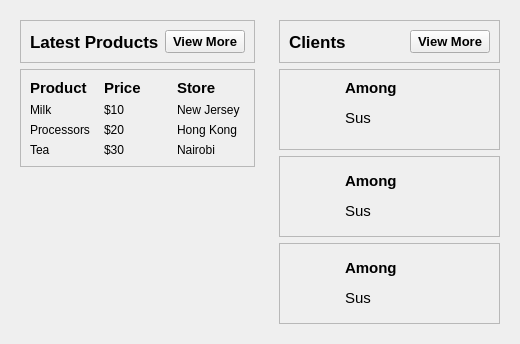
        <widget class="QWidget" name="mainFrame" native="true">
         <property name="sizePolicy">
          <sizepolicy hsizetype="Preferred" vsizetype="Expanding">
           <horstretch>0</horstretch>
           <verstretch>0</verstretch>
          </sizepolicy>
         </property>
         <layout class="QHBoxLayout" name="horizontalLayout_12">
          <item>
           <widget class="QWidget" name="widget_4" native="true">
            <layout class="QVBoxLayout" name="verticalLayout_6">
             <item alignment="Qt::AlignTop">
              <widget class="QFrame" name="frame_5">
               <property name="frameShape">
                <enum>QFrame::StyledPanel</enum>
               </property>
               <property name="frameShadow">
                <enum>QFrame::Raised</enum>
               </property>
               <layout class="QHBoxLayout" name="horizontalLayout_13">
                <item alignment="Qt::AlignLeft">
                 <widget class="QLabel" name="label_14">
                  <property name="font">
                   <font>
                    <pointsize>13</pointsize>
                    <weight>75</weight>
                    <bold>true</bold>
                   </font>
                  </property>
                  <property name="text">
                   <string>Latest Products</string>
                  </property>
                 </widget>
                </item>
                <item alignment="Qt::AlignRight">
                 <widget class="QPushButton" name="pushButton">
                  <property name="font">
                   <font>
                    <pointsize>10</pointsize>
                    <weight>75</weight>
                    <bold>true</bold>
                   </font>
                  </property>
                  <property name="text">
                   <string>View More</string>
                  </property>
                  <property name="icon">
                   <iconset resource="resources.qrc">
                    <normaloff>:/whiteIcons/assets/icons/white/arrow-right.svg</normaloff>:/whiteIcons/assets/icons/white/arrow-right.svg</iconset>
                  </property>
                  <property name="iconSize">
                   <size>
                    <width>24</width>
                    <height>24</height>
                   </size>
                  </property>
                 </widget>
                </item>
               </layout>
              </widget>
             </item>
             <item alignment="Qt::AlignTop">
              <widget class="QFrame" name="frame_6">
               <property name="sizePolicy">
                <sizepolicy hsizetype="Preferred" vsizetype="Expanding">
                 <horstretch>0</horstretch>
                 <verstretch>0</verstretch>
                </sizepolicy>
               </property>
               <property name="frameShape">
                <enum>QFrame::StyledPanel</enum>
               </property>
               <property name="frameShadow">
                <enum>QFrame::Raised</enum>
               </property>
               <layout class="QGridLayout" name="gridLayout">
                <item row="3" column="1">
                 <widget class="QLabel" name="label_25">
                  <property name="text">
                   <string>$30</string>
                  </property>
                 </widget>
                </item>
                <item row="1" column="2">
                 <widget class="QLabel" name="label_20">
                  <property name="text">
                   <string>New Jersey</string>
                  </property>
                 </widget>
                </item>
                <item row="2" column="1">
                 <widget class="QLabel" name="label_22">
                  <property name="text">
                   <string>$20</string>
                  </property>
                 </widget>
                </item>
                <item row="1" column="1">
                 <widget class="QLabel" name="label_19">
                  <property name="text">
                   <string>$10</string>
                  </property>
                 </widget>
                </item>
                <item row="2" column="0">
                 <widget class="QLabel" name="label_21">
                  <property name="text">
                   <string>Processors</string>
                  </property>
                 </widget>
                </item>
                <item row="3" column="2">
                 <widget class="QLabel" name="label_26">
                  <property name="text">
                   <string>Nairobi</string>
                  </property>
                 </widget>
                </item>
                <item row="3" column="0">
                 <widget class="QLabel" name="label_24">
                  <property name="text">
                   <string>Tea</string>
                  </property>
                 </widget>
                </item>
                <item row="0" column="1">
                 <widget class="QLabel" name="label_16">
                  <property name="font">
                   <font>
                    <pointsize>11</pointsize>
                    <weight>75</weight>
                    <bold>true</bold>
                   </font>
                  </property>
                  <property name="text">
                   <string>Price</string>
                  </property>
                 </widget>
                </item>
                <item row="2" column="2">
                 <widget class="QLabel" name="label_23">
                  <property name="text">
                   <string>Hong Kong</string>
                  </property>
                 </widget>
                </item>
                <item row="0" column="0">
                 <widget class="QLabel" name="label_15">
                  <property name="font">
                   <font>
                    <pointsize>11</pointsize>
                    <weight>75</weight>
                    <bold>true</bold>
                   </font>
                  </property>
                  <property name="text">
                   <string>Product</string>
                  </property>
                 </widget>
                </item>
                <item row="1" column="0">
                 <widget class="QLabel" name="label_18">
                  <property name="text">
                   <string>Milk</string>
                  </property>
                 </widget>
                </item>
                <item row="0" column="2">
                 <widget class="QLabel" name="label_17">
                  <property name="font">
                   <font>
                    <pointsize>11</pointsize>
                    <weight>75</weight>
                    <bold>true</bold>
                   </font>
                  </property>
                  <property name="text">
                   <string>Store</string>
                  </property>
                 </widget>
                </item>
               </layout>
              </widget>
             </item>
             <item>
              <spacer name="verticalSpacer">
               <property name="orientation">
                <enum>Qt::Vertical</enum>
               </property>
               <property name="sizeHint" stdset="0">
                <size>
                 <width>20</width>
                 <height>40</height>
                </size>
               </property>
              </spacer>
             </item>
            </layout>
           </widget>
          </item>
          <item alignment="Qt::AlignLeft">
           <widget class="QWidget" name="widget_5" native="true">
            <layout class="QVBoxLayout" name="verticalLayout_7">
             <item>
              <widget class="QFrame" name="frame_7">
               <property name="frameShape">
                <enum>QFrame::StyledPanel</enum>
               </property>
               <property name="frameShadow">
                <enum>QFrame::Raised</enum>
               </property>
               <layout class="QHBoxLayout" name="horizontalLayout_14">
                <item alignment="Qt::AlignLeft">
                 <widget class="QLabel" name="label_27">
                  <property name="font">
                   <font>
                    <pointsize>13</pointsize>
                    <weight>75</weight>
                    <bold>true</bold>
                   </font>
                  </property>
                  <property name="text">
                   <string>Clients</string>
                  </property>
                 </widget>
                </item>
                <item alignment="Qt::AlignRight">
                 <widget class="QPushButton" name="pushButton_2">
                  <property name="font">
                   <font>
                    <pointsize>10</pointsize>
                    <weight>75</weight>
                    <bold>true</bold>
                   </font>
                  </property>
                  <property name="text">
                   <string>View More</string>
                  </property>
                  <property name="icon">
                   <iconset resource="resources.qrc">
                    <normaloff>:/whiteIcons/assets/icons/white/arrow-right.svg</normaloff>:/whiteIcons/assets/icons/white/arrow-right.svg</iconset>
                  </property>
                  <property name="iconSize">
                   <size>
                    <width>24</width>
                    <height>24</height>
                   </size>
                  </property>
                 </widget>
                </item>
               </layout>
              </widget>
             </item>
             <item>
              <widget class="QFrame" name="frame_9">
               <property name="frameShape">
                <enum>QFrame::StyledPanel</enum>
               </property>
               <property name="frameShadow">
                <enum>QFrame::Raised</enum>
               </property>
               <layout class="QHBoxLayout" name="horizontalLayout_16">
                <item>
                 <widget class="QLabel" name="label_33">
                  <property name="minimumSize">
                   <size>
                    <width>50</width>
                    <height>61</height>
                   </size>
                  </property>
                  <property name="maximumSize">
                   <size>
                    <width>50</width>
                    <height>61</height>
                   </size>
                  </property>
                  <property name="text">
                   <string/>
                  </property>
                  <property name="pixmap">
                   <pixmap resource="resources.qrc">:/images/assets/images/red-among-us-png.png</pixmap>
                  </property>
                  <property name="scaledContents">
                   <bool>true</bool>
                  </property>
                 </widget>
                </item>
                <item alignment="Qt::AlignTop">
                 <widget class="QLabel" name="label_34">
                  <property name="text">
                   <string>&lt;html&gt;&lt;head/&gt;&lt;body&gt;&lt;p&gt;&lt;span style=&quot; font-size:11pt; font-weight:600;&quot;&gt;Among&lt;/span&gt;&lt;/p&gt;&lt;p&gt;&lt;span style=&quot; font-size:11pt;&quot;&gt;Sus&lt;/span&gt;&lt;/p&gt;&lt;/body&gt;&lt;/html&gt;</string>
                  </property>
                 </widget>
                </item>
                <item>
                 <widget class="QLabel" name="label_35">
                  <property name="minimumSize">
                   <size>
                    <width>25</width>
                    <height>25</height>
                   </size>
                  </property>
                  <property name="maximumSize">
                   <size>
                    <width>25</width>
                    <height>25</height>
                   </size>
                  </property>
                  <property name="text">
                   <string/>
                  </property>
                  <property name="pixmap">
                   <pixmap resource="resources.qrc">:/blueIcons/assets/icons/blue/facebook.svg</pixmap>
                  </property>
                  <property name="scaledContents">
                   <bool>true</bool>
                  </property>
                 </widget>
                </item>
                <item>
                 <widget class="QLabel" name="label_36">
                  <property name="minimumSize">
                   <size>
                    <width>25</width>
                    <height>25</height>
                   </size>
                  </property>
                  <property name="maximumSize">
                   <size>
                    <width>25</width>
                    <height>25</height>
                   </size>
                  </property>
                  <property name="text">
                   <string/>
                  </property>
                  <property name="pixmap">
                   <pixmap resource="resources.qrc">:/blueIcons/assets/icons/blue/message-circle.svg</pixmap>
                  </property>
                  <property name="scaledContents">
                   <bool>true</bool>
                  </property>
                 </widget>
                </item>
                <item>
                 <widget class="QLabel" name="label_37">
                  <property name="minimumSize">
                   <size>
                    <width>25</width>
                    <height>25</height>
                   </size>
                  </property>
                  <property name="maximumSize">
                   <size>
                    <width>25</width>
                    <height>25</height>
                   </size>
                  </property>
                  <property name="text">
                   <string/>
                  </property>
                  <property name="pixmap">
                   <pixmap resource="resources.qrc">:/blueIcons/assets/icons/blue/phone-call.svg</pixmap>
                  </property>
                  <property name="scaledContents">
                   <bool>true</bool>
                  </property>
                 </widget>
                </item>
               </layout>
              </widget>
             </item>
             <item alignment="Qt::AlignTop">
              <widget class="QFrame" name="frame_10">
               <property name="frameShape">
                <enum>QFrame::StyledPanel</enum>
               </property>
               <property name="frameShadow">
                <enum>QFrame::Raised</enum>
               </property>
               <layout class="QHBoxLayout" name="horizontalLayout_17">
                <item>
                 <widget class="QLabel" name="label_38">
                  <property name="minimumSize">
                   <size>
                    <width>50</width>
                    <height>61</height>
                   </size>
                  </property>
                  <property name="maximumSize">
                   <size>
                    <width>50</width>
                    <height>61</height>
                   </size>
                  </property>
                  <property name="text">
                   <string/>
                  </property>
                  <property name="pixmap">
                   <pixmap resource="resources.qrc">:/images/assets/images/red-among-us-png.png</pixmap>
                  </property>
                  <property name="scaledContents">
                   <bool>true</bool>
                  </property>
                 </widget>
                </item>
                <item>
                 <widget class="QLabel" name="label_39">
                  <property name="text">
                   <string>&lt;html&gt;&lt;head/&gt;&lt;body&gt;&lt;p&gt;&lt;span style=&quot; font-size:11pt; font-weight:600;&quot;&gt;Among&lt;/span&gt;&lt;/p&gt;&lt;p&gt;&lt;span style=&quot; font-size:11pt;&quot;&gt;Sus&lt;/span&gt;&lt;/p&gt;&lt;/body&gt;&lt;/html&gt;</string>
                  </property>
                 </widget>
                </item>
                <item>
                 <widget class="QLabel" name="label_40">
                  <property name="minimumSize">
                   <size>
                    <width>25</width>
                    <height>25</height>
                   </size>
                  </property>
                  <property name="maximumSize">
                   <size>
                    <width>25</width>
                    <height>25</height>
                   </size>
                  </property>
                  <property name="text">
                   <string/>
                  </property>
                  <property name="pixmap">
                   <pixmap resource="resources.qrc">:/blueIcons/assets/icons/blue/facebook.svg</pixmap>
                  </property>
                  <property name="scaledContents">
                   <bool>true</bool>
                  </property>
                 </widget>
                </item>
                <item>
                 <widget class="QLabel" name="label_41">
                  <property name="minimumSize">
                   <size>
                    <width>25</width>
                    <height>25</height>
                   </size>
                  </property>
                  <property name="maximumSize">
                   <size>
                    <width>25</width>
                    <height>25</height>
                   </size>
                  </property>
                  <property name="text">
                   <string/>
                  </property>
                  <property name="pixmap">
                   <pixmap resource="resources.qrc">:/blueIcons/assets/icons/blue/message-circle.svg</pixmap>
                  </property>
                  <property name="scaledContents">
                   <bool>true</bool>
                  </property>
                 </widget>
                </item>
                <item>
                 <widget class="QLabel" name="label_42">
                  <property name="minimumSize">
                   <size>
                    <width>25</width>
                    <height>25</height>
                   </size>
                  </property>
                  <property name="maximumSize">
                   <size>
                    <width>25</width>
                    <height>25</height>
                   </size>
                  </property>
                  <property name="text">
                   <string/>
                  </property>
                  <property name="pixmap">
                   <pixmap resource="resources.qrc">:/blueIcons/assets/icons/blue/phone-call.svg</pixmap>
                  </property>
                  <property name="scaledContents">
                   <bool>true</bool>
                  </property>
                 </widget>
                </item>
               </layout>
              </widget>
             </item>
             <item alignment="Qt::AlignTop">
              <widget class="QFrame" name="frame_8">
               <property name="frameShape">
                <enum>QFrame::StyledPanel</enum>
               </property>
               <property name="frameShadow">
                <enum>QFrame::Raised</enum>
               </property>
               <layout class="QHBoxLayout" name="horizontalLayout_15">
                <item>
                 <widget class="QLabel" name="label_28">
                  <property name="minimumSize">
                   <size>
                    <width>50</width>
                    <height>61</height>
                   </size>
                  </property>
                  <property name="maximumSize">
                   <size>
                    <width>50</width>
                    <height>61</height>
                   </size>
                  </property>
                  <property name="text">
                   <string/>
                  </property>
                  <property name="pixmap">
                   <pixmap resource="resources.qrc">:/images/assets/images/red-among-us-png.png</pixmap>
                  </property>
                  <property name="scaledContents">
                   <bool>true</bool>
                  </property>
                 </widget>
                </item>
                <item>
                 <widget class="QLabel" name="label_29">
                  <property name="text">
                   <string>&lt;html&gt;&lt;head/&gt;&lt;body&gt;&lt;p&gt;&lt;span style=&quot; font-size:11pt; font-weight:600;&quot;&gt;Among&lt;/span&gt;&lt;/p&gt;&lt;p&gt;&lt;span style=&quot; font-size:11pt;&quot;&gt;Sus&lt;/span&gt;&lt;/p&gt;&lt;/body&gt;&lt;/html&gt;</string>
                  </property>
                 </widget>
                </item>
                <item>
                 <widget class="QLabel" name="label_30">
                  <property name="minimumSize">
                   <size>
                    <width>25</width>
                    <height>25</height>
                   </size>
                  </property>
                  <property name="maximumSize">
                   <size>
                    <width>25</width>
                    <height>25</height>
                   </size>
                  </property>
                  <property name="text">
                   <string/>
                  </property>
                  <property name="pixmap">
                   <pixmap resource="resources.qrc">:/blueIcons/assets/icons/blue/facebook.svg</pixmap>
                  </property>
                  <property name="scaledContents">
                   <bool>true</bool>
                  </property>
                 </widget>
                </item>
                <item>
                 <widget class="QLabel" name="label_31">
                  <property name="minimumSize">
                   <size>
                    <width>25</width>
                    <height>25</height>
                   </size>
                  </property>
                  <property name="maximumSize">
                   <size>
                    <width>25</width>
                    <height>25</height>
                   </size>
                  </property>
                  <property name="text">
                   <string/>
                  </property>
                  <property name="pixmap">
                   <pixmap resource="resources.qrc">:/blueIcons/assets/icons/blue/message-circle.svg</pixmap>
                  </property>
                  <property name="scaledContents">
                   <bool>true</bool>
                  </property>
                 </widget>
                </item>
                <item>
                 <widget class="QLabel" name="label_32">
                  <property name="minimumSize">
                   <size>
                    <width>25</width>
                    <height>25</height>
                   </size>
                  </property>
                  <property name="maximumSize">
                   <size>
                    <width>25</width>
                    <height>25</height>
                   </size>
                  </property>
                  <property name="text">
                   <string/>
                  </property>
                  <property name="pixmap">
                   <pixmap resource="resources.qrc">:/blueIcons/assets/icons/blue/phone-call.svg</pixmap>
                  </property>
                  <property name="scaledContents">
                   <bool>true</bool>
                  </property>
                 </widget>
                </item>
               </layout>
              </widget>
             </item>
            </layout>
           </widget>
          </item>
         </layout>
        </widget>
